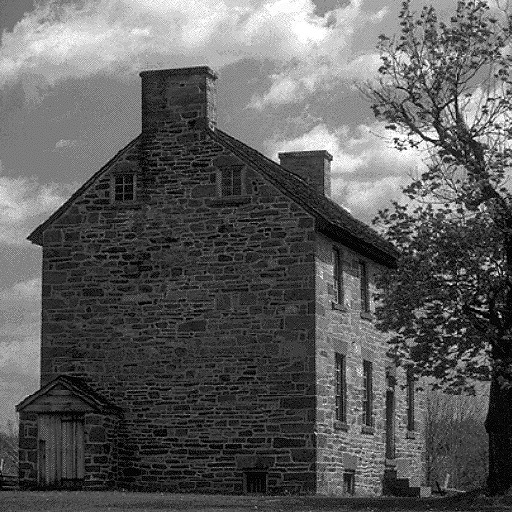
#> input picture testData/16.jpg, 512 x 512 px; its folder holds only this picture in this run
$ python main.py ../testData/16.jpg
#> lines starting #> are read from the running program, lines starting #| are printed output that depends on the picture
### code/util.py
import cv2
import os
import sys
import lines
import clus
import colorsys

def showImage(image, str, input_lines = [], colors = False, file_name = False):
	lines_count = len(input_lines)
	HSV_tuples = []
	RGB_tuples = []
	if(colors):
		HSV_tuples = [(x*1.0/lines_count, 0.5, 0.5) for x in range(lines_count)]
    	RGB_tuples = map(lambda x: colorsys.hsv_to_rgb(*x), HSV_tuples)

	index = 0
	for line in input_lines:
		if(colors):
			cv2.line(image, (int(line.p1.x), int(line.p1.y)), (int(line.p2.x), int(line.p2.y)),tuple([255*x for x in RGB_tuples[index]]) , 2)
		else:
			cv2.line(image, (int(line.p1.x), int(line.p1.y)), (int(line.p2.x), int(line.p2.y)), [0,255,0] , 2)
		index = index + 1

	if file_name:
		cv2.imwrite('../'+file_name,image)

	cv2.imshow(str,image)
	cv2.waitKey(0)

def vectorToLines(vector_lines):
	new_lines = []
	for line in vector_lines:
		p1 = lines.Point(line[0][0], line[0][1])
		p2 = lines.Point(line[0][2], line[0][3])
		if p1.x == p2.x and p1.y == p2.y:
			continue
		new_line = lines.Line(p1, p2)
		if(new_line.length != 0):
			new_lines.append(new_line)

	return new_lines

# [17 lines left out: functions filter, drawObservations, not called in this run]

def drawObservation(image,line1,string):
	cv2.line(image, (int(line1.p1.x), int(line1.p1.y)), (int(line1.p2.x), int(line1.p2.y)), [255,0,0] , 2)
	cv2.imwrite('../res/{}.jpg'.format(string),image)

# [28 lines left out: functions commbinedInfo, printPoints, not called in this run]

### code/lines.py
"""Calculate the distance between line segments."""

import math


class Point(object):
    """A two dimensional point."""
    def __init__(self, x, y):
        self.x = float(x)
        self.y = float(y)

    def __str__(self):
    	return "({},{})".format(self.x, self.y)


class Line(object):
    """A line segment in a two dimensional space."""
    def __init__(self, p1, p2):
        assert isinstance(p1, Point), \
            "p1 is not of type Point, but of %r" % type(p1)
        assert isinstance(p2, Point), \
            "p2 is not of type Point, but of %r" % type(p2)

        self.p1 = p1
        self.p2 = p2
        self.slope = self.getSlope()
        self.length = self.getLength()
        if self.length == 0:
        	return


        self.sin = (p2.x - p1.x)/self.length
        self.cos = (p2.y - p1.y)/self.length

        self.count = float(int(self.length) + 1)
        self.mean = Point(p1.x + self.sin * int(self.length) * 0.5, p1.y + self.cos * int(self.length) * 0.5)


        self.sX = self.count * (p1.x) + (self.sin) * self.sum(int(self.length))
        self.sY = self.count * (p1.y) + (self.cos) * self.sum(int(self.length))

        self.sXY = self.count * (p1.x) * (p1.y) + (self.sin) * (self.cos) * self.sumSqr(int(self.length)) + (p1.x * self.cos + p1.y * self.sin) * self.sum(int(self.length))
        self.sXX =  self.count * (p1.x) * (p1.x) + (self.sin) * (self.sin) * self.sumSqr(int(self.length)) + (p1.x * self.sin * 2) * self.sum(int(self.length))
        self.sYY =  self.count * (p1.y) * (p1.y) + (self.cos) * (self.cos) * self.sumSqr(int(self.length)) + (p1.y * self.cos * 2) * self.sum(int(self.length))


    def getSlope(self):
    	if(self.p1.x == self.p2.x):
    		return 99999
    	return float(self.p2.y - self.p1.y)/(self.p2.x - self.p1.x)

    def getLength(self):
    	return math.hypot(self.p2.x - self.p1.x, self.p2.y - self.p1.y)

    def __str__(self):
    	return "{} -> {}".format(str(self.p1),str(self.p2))

    def sumSqr(self,i):
    	return (i * (i + 1) * (2 *i + 1))/6

    def sum(self,i):
    	return (i * (i + 1))/2


# [123 lines left out: functions segments_distance, segments_intersect, point_segment_distance, perDist, not called in this run]

# [3 lines that do not run on import are left out]

### code/clus.py
import math
import lines
import util
import cv2
import numpy as np
from numpy import linalg as LA

def clusterBasedOnSlope(lines, dist_threshold, slope_threshold,image):
	lines_count = len(lines)
	current_count = lines_count

	active_lines = [1 for x in range(lines_count)]
	mutualSlope = [[0 for x in range(lines_count)] for y in range(lines_count)]
	mutualDistance = [[0 for x in range(lines_count)] for y in range(lines_count)]

	for index1 in range(lines_count):
		for index2 in range(index1 + 1, lines_count):
			mutualDistance[index1][index2] = mutualDistance[index2][index1] = getMinimalDistance(lines[index1], lines[index2])
			mutualSlope[index1][index2] = mutualSlope[index2][index1] = getSlopeBtwnLines(lines[index1],lines[index2])

	while(True):
		print current_count
		min_pair = []
		min_dist_observed = dist_threshold
		for index1 in range(lines_count):
			if active_lines[index1] == 0:
				continue
			for index2 in range(index1 + 1, lines_count):
				if active_lines[index2] == 0:
					continue
				if mutualDistance[index1][index2] <= min_dist_observed and abs(mutualSlope[index1][index2]) < slope_threshold:
					min_dist_observed = mutualDistance[index1][index2]
					min_pair = [index1, index2]
		if len(min_pair) == 0:
			break
		new_line = getMergedLine(lines[min_pair[0]], lines[min_pair[1]])

		#string = "l1 - {},l2 - {}, dist - {}, slope - {}".format(lines[min_pair[0]], lines[min_pair[1]], getMinimalDistance(lines[min_pair[0]],lines[min_pair[1]]), getSlopeBtwnLines(lines[min_pair[0]],lines[min_pair[1]]))
		#util.drawObservations(cv2.cvtColor(image, cv2.COLOR_GRAY2BGR),lines[min_pair[0]],lines[min_pair[1]], new_line,string)

		lines[min_pair[0]] = new_line
		active_lines[min_pair[1]] = 0
		#update

		updated_index = min_pair[0]

		for index in range(lines_count):
			if active_lines[index] == 1 and index != updated_index:
				mutualDistance[index][updated_index] = mutualDistance[updated_index][index] = getMinimalDistance(lines[index],lines[updated_index])
				mutualSlope[index][updated_index] = mutualSlope[updated_index][index] = getSlopeBtwnLines(lines[index],lines[updated_index])
		current_count = current_count - 1

	result_lines = []
	for index in range(lines_count):
		if active_lines[index] == 1:
			result_lines.append(lines[index])

	return result_lines


# [107 lines left out: functions joinClustering, regClustering, not called in this run]


def getDistanceBtwPoints(point1, point2):
	return math.hypot(point1.x - point2.x, point1.y - point2.y)

# [35 lines left out: function getMergedLine, not called in this run]


def getMinimalDistance(line1, line2):
	return lines.segments_distance(line1, line2)


# [228 lines left out: functions getSlopeBtwnLines, getDevtnSlopeBtwnLines, getMinMid, getOffset, getMergedLineByReg, get_per and 2 more, not called in this run]

### code/main.py
import cv2
import numpy as np
import math
import clus
import util
import colorsys
import sys

file_name = sys.argv[1]

canny_min_threshold = 40
canny_max_threshold = 100

hough_threshold = 30

gray_sacle_image = cv2.imread('../testData/'+file_name, cv2.IMREAD_GRAYSCALE)
#> gray_sacle_image is the input picture: shape (512, 512); min 0, max 255, mean 92.9
canny_edge_image = cv2.Canny(gray_sacle_image,canny_min_threshold,canny_max_threshold)
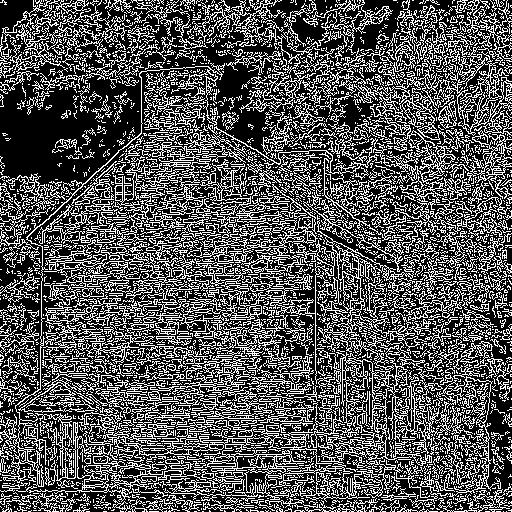
#> canny_edge_image: shape (512, 512); 33.3% white in thin lines or dots

util.showImage(canny_edge_image,'Canny Edge Detection')
#> after the loop in showImage, `for line in input_lines:`: index = 0

rho = 1                  #resolution of r in pixels
theta = np.pi/180.0      #resolution of theta in radians
hough_lines = cv2.HoughLinesP(np.copy(canny_edge_image), rho, theta, hough_threshold)

hough_lines = util.vectorToLines(hough_lines)
#> the loop in vectorToLines, `for line in vector_lines:` made 39105 passes
#> line on passes 3 to 5: [[264, 213, 264, 213]], [[198, 139, 198, 139]], [[252, 353, 252, 353]]
#> after the loop in vectorToLines, `for line in vector_lines:`: new_lines = 15051 items
#> hough_lines = 15051 items

util.showImage(cv2.cvtColor(gray_sacle_image, cv2.COLOR_GRAY2BGR), 'Hough Line Detection', hough_lines, False ,'res1.jpg')
#> call 2 of showImage, with str = 'Hough Line Detection', colors = False, file_name = 'res1.jpg'
#> in showImage (call 2), `lines_count = len(input_lines)`: lines_count = 15051
#> after the loop in showImage (call 2), `for line in input_lines:`:
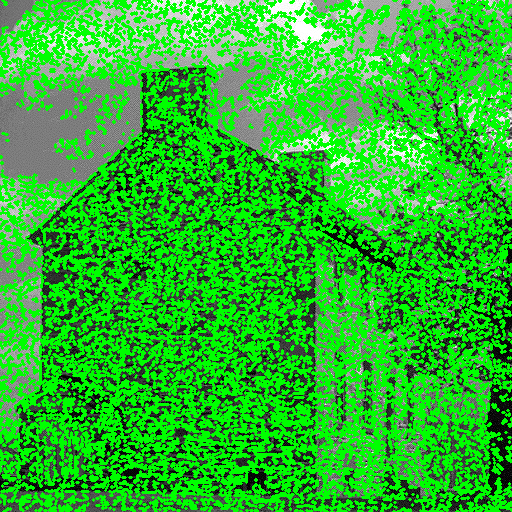
#> image: shape (512, 512, 3); mean B, G, R 43.8, 182.7, 43.8

slope_clustered_lines = clus.clusterBasedOnSlope(hough_lines, 2, 0.37,gray_sacle_image)
#> (the run stopped early here; a loop or call above may not have finished)
